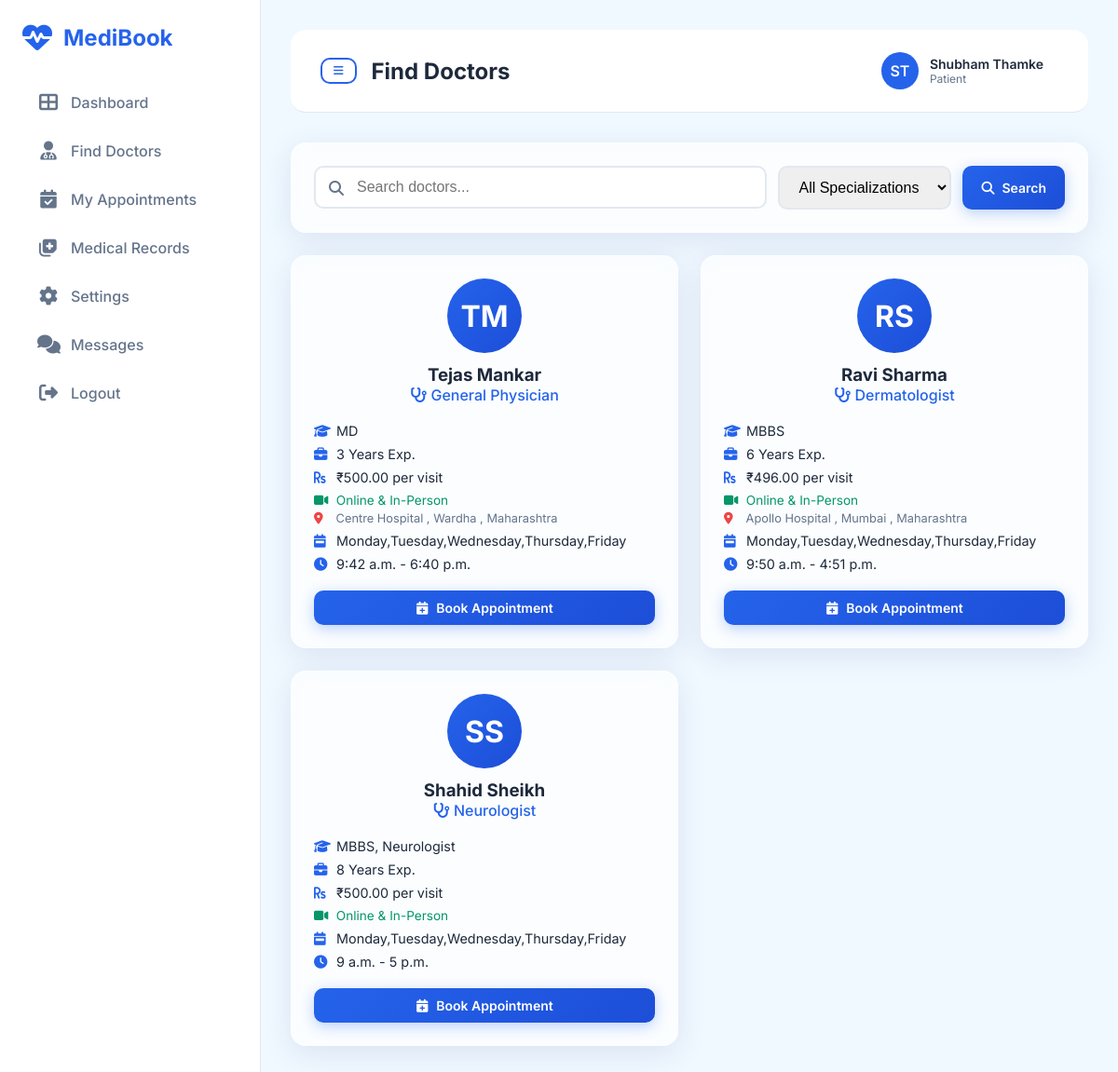
Screenshot of /doctors/ (signed in) with the database file from the repository.
### users/models.py (models this page shows, shortened)
class UserProfile(models.Model):
    ROLE_CHOICES = (
        ('patient', 'Patient'),  # (database_value, display_value)
        ('doctor', 'Doctor'),
    )
    user = models.OneToOneField(
        User,
        on_delete=models.CASCADE,
        related_name='profile'
    )
    role = models.CharField(
        max_length=10,
        choices=ROLE_CHOICES,
        default='patient'
    )
    phone = models.CharField(
        max_length=15,
        blank=True,
        default=''
    )
    profile_image = models.ImageField(
        upload_to='profile_images/',  # Files saved to MEDIA_ROOT/profile_images/
        blank=True,
        null=True
    )
    created_at = models.DateTimeField(auto_now_add=True)

### doctors/models.py (models this page shows, shortened)
class Doctor(models.Model):
    VERIFICATION_CHOICES = (
        ('pending', 'Pending Verification'),
        ('approved', 'Approved'),
        ('rejected', 'Rejected'),
    )
    CONSULTATION_CHOICES = (
        ('in_person', 'In-Person'),
        ('online', 'Online'),
        ('both', 'Both In-Person & Online'),
    )
    user = models.OneToOneField(User, on_delete=models.CASCADE, related_name='doctor_profile')
    specialization = models.CharField(max_length=100, blank=True, null=True)
    experience = models.IntegerField(help_text='Years of experience', blank=True, null=True)
    qualification = models.CharField(max_length=200, blank=True, null=True)
    fees = models.DecimalField(max_digits=10, decimal_places=2, blank=True, null=True)
    bio = models.TextField(blank=True, null=True)
    available_days = models.CharField(max_length=200, blank=True, null=True, help_text='Comma separated days')
    start_time = models.TimeField(blank=True, null=True, help_text='Consultation start time')
    end_time = models.TimeField(blank=True, null=True, help_text='Consultation end time')
    slot_duration = models.IntegerField(default=30, blank=True, null=True)
    is_available = models.BooleanField(default=True)
    consultation_type = models.CharField(max_length=20, choices=CONSULTATION_CHOICES, default='both')
    clinic_name = models.CharField(max_length=200, blank=True, null=True, help_text='Hospital/Clinic name')
    address_line1 = models.CharField(max_length=300, blank=True, null=True, help_text='Street address')
    address_line2 = models.CharField(max_length=300, blank=True, null=True, help_text='Area/Landmark')
    city = models.CharField(max_length=100, blank=True, null=True)
    state = models.CharField(max_length=100, blank=True, null=True)
    pincode = models.CharField(max_length=10, blank=True, null=True)
    is_verified = models.BooleanField(default=False)  # Quick verified check
    verification_status = models.CharField(max_length=20, choices=VERIFICATION_CHOICES, default='pending')
    registration_number = models.CharField(max_length=100, blank=True, null=True)  # Medical license number
    state_council = models.CharField(max_length=100, blank=True, null=True)  # Issuing state council
    license_document = models.FileField(upload_to='license_docs/', blank=True, null=True)  # Uploaded license
    verification_notes = models.TextField(blank=True, null=True)  # Admin notes on verification
    verified_by = models.ForeignKey(User, on_delete=models.SET_NULL, null=True, blank=True, related_name='verified_doctors')
    verified_at = models.DateTimeField(null=True, blank=True)  # When verification was done
    created_at = models.DateTimeField(auto_now_add=True)
    updated_at = models.DateTimeField(auto_now=True)
    class Meta:
        ordering = ['-created_at']

### doctors/views.py (the view)
# urls.py: path('', views.doctor_list, name='doctor_list'),
@login_required
def doctor_list(request):
    search_query = request.GET.get('search', '')
    specialization = request.GET.get('specialization', '')
    doctors = Doctor.objects.filter(
        is_available=True,
        is_verified=True,
        verification_status='approved'
    )
    if search_query:
        doctors = doctors.filter(
            Q(user__first_name__icontains=search_query) |
            Q(user__last_name__icontains=search_query) |
            Q(specialization__icontains=search_query)
        )
    if specialization:
        doctors = doctors.filter(specialization__icontains=specialization)
    specializations = Doctor.objects.filter(
        is_available=True,
        is_verified=True,
        verification_status='approved'
    ).exclude(
        specialization__isnull=True
    ).exclude(
        specialization=''
    ).values_list('specialization', flat=True).distinct()
    paginator = Paginator(doctors, 6)
    page_number = request.GET.get('page')
    page_obj = paginator.get_page(page_number)
    context = {
        'page_obj': page_obj,
        'specializations': specializations,
        'search_query': search_query,
        'selected_specialization': specialization,
    }
    return render(request, 'patient/doctor_list.html', context)

### templates/patient/doctor_list.html (shortened to what this page needs)
{% extends 'base.html' %}
{% block page_title %}Find Doctors{% endblock %}
{% block content %}
<div style="animation: fadeIn 0.5s ease;">
    <div class="glass-card" style="margin-bottom: 24px;">
        <form method="GET">
            <div style="display: flex; gap: 12px; flex-wrap: wrap;">
                <div style="flex: 1; min-width: 200px; position: relative;">
                    <i class="fas fa-search" style="position: absolute; left: 16px; top: 50%; transform: translateY(-50%); color: var(--text-secondary);"></i>
                    <input type="text" name="search" placeholder="Search doctors..." value="{{ search_query }}"
                           style="width: 100%; padding: 12px 16px 12px 44px; border: 2px solid var(--border-color); border-radius: 10px; font-size: 1rem; outline: none;">
                </div>
                <select name="specialization" onchange="this.form.submit()"
                        style="padding: 12px 16px; border: 2px solid var(--border-color); border-radius: 10px; font-size: 1rem; outline: none;">
                    <option value="">All Specializations</option>
                </select>
                <button type="submit" class="btn btn-primary">
                    <i class="fas fa-search"></i> Search
                </button>
            </div>
        </form>
    </div>
    {% if page_obj %}
        <div style="display: grid; grid-template-columns: repeat(auto-fill, minmax(320px, 1fr)); gap: 24px;">
            {% for doctor in page_obj %}
                <div class="glass-card" style="text-align: center;">
                    <div style="margin-bottom: 20px;">
                        <div style="width: 80px; height: 80px; border-radius: 50%; background: linear-gradient(135deg, var(--primary-color), var(--primary-dark));
                                   display: flex; align-items: center; justify-content: center; color: white; font-size: 2rem; font-weight: 700; margin: 0 auto 12px;">
                            {{ doctor.user.first_name|first }}{{ doctor.user.last_name|first }}
                        </div>
                        <h3>{{ doctor.user.get_full_name }}</h3>
                        <p style="color: var(--primary-color); font-weight: 500;">
                            <i class="fas fa-stethoscope"></i> {{ doctor.specialization }}
                        </p>
                    </div>
                    <div style="text-align: left; margin-bottom: 20px;">
                        <p style="margin-bottom: 8px; font-size: 0.9rem;">
                            <i class="fas fa-graduation-cap" style="color: var(--primary-color); width: 20px;"></i>
                            {{ doctor.qualification }}
                        </p>
                        <p style="margin-bottom: 8px; font-size: 0.9rem;">
                            <i class="fas fa-briefcase" style="color: var(--primary-color); width: 20px;"></i>
                            {{ doctor.experience }} Years Exp.
                        </p>
                        <p style="margin-bottom: 8px; font-size: 0.9rem;">
                            <i class="fas fa-rupee-sign" style="color: var(--primary-color); width: 20px;"></i>
                            ₹{{ doctor.fees }} per visit
                        </p>
                        <div style="margin-bottom: 8px; font-size: 0.85rem;">
                            <p style="margin: 4px 0; color: #059669;">
                                <i class="fas fa-video" style="width: 20px; color: #059669;"></i>
                                {% if doctor.consultation_type == 'online' %}
                                    Online Consultation
                                {% elif doctor.consultation_type == 'in_person' %}
                                    In-Person Consultation
                                {% else %}
                                    Online & In-Person
                                {% endif %}
                            </p>
                            {% if doctor.clinic_name or doctor.city %}
                            <p style="margin: 4px 0; color: #64748b; font-size: 0.8rem;">
                                <i class="fas fa-map-marker-alt" style="width: 20px; color: #ef4444;"></i>
                                {% if doctor.clinic_name %}{{ doctor.clinic_name }}{% endif %}
                                {% if doctor.city %}, {{ doctor.city }}{% endif %}
                                {% if doctor.state %}, {{ doctor.state }}{% endif %}
                            </p>
                            {% endif %}
                        </div>
                        <p style="margin-bottom: 8px; font-size: 0.9rem;">
                            <i class="fas fa-calendar-week" style="color: var(--primary-color); width: 20px;"></i>
                            {{ doctor.available_days }}
                        </p>
                        <p style="font-size: 0.9rem;">
                            <i class="fas fa-clock" style="color: var(--primary-color); width: 20px;"></i>
                            {{ doctor.start_time }} - {{ doctor.end_time }}
                        </p>
                    </div>
                    <a href="{% url 'book_appointment' doctor.id %}" class="btn btn-primary" style="width: 100%; justify-content: center;">
                        <i class="fas fa-calendar-plus"></i> Book Appointment
                    </a>
                </div>
            {% endfor %}
        </div>
    {% endif %}
</div>
{% endblock %}

### templates/base.html (shortened to what this page needs)
<!DOCTYPE html>
<html lang="en">
<head>
    <link rel="stylesheet" href="https://cdnjs.cloudflare.com/ajax/libs/font-awesome/6.4.0/css/all.min.css">
</head>
<body>
    {% if user.is_authenticated %}
        <aside class="sidebar" id="sidebar">
            <div class="sidebar-logo">
                <i class="fas fa-heartbeat"></i>
                <span>MediBook</span>
            </div>
            <ul class="sidebar-nav">
                {% if user.profile.role == 'patient' %}
                    <li><a href="{% url 'patient_dashboard' %}"><i class="fas fa-th-large"></i>Dashboard</a></li>
                    <li><a href="{% url 'doctor_list' %}"><i class="fas fa-user-md"></i>Find Doctors</a></li>
                    <li><a href="{% url 'my_appointments' %}"><i class="fas fa-calendar-check"></i>My Appointments</a></li>
                    <li><a href="{% url 'patient_medical_history' %}"><i class="fas fa-notes-medical"></i>Medical Records</a></li>
                {% endif %}
                <li><a href="{% url 'profile' %}"><i class="fas fa-cog"></i>Settings</a></li>
                <li>
                    <a href="{% url 'chat_list' %}" class="{% if 'chat' in request.path %}active{% endif %}">
                        <i class="fas fa-comments"></i>
                        <span>Messages</span>
                    </a>
                </li>
                <li><a href="{% url 'logout' %}"><i class="fas fa-sign-out-alt"></i>Logout</a></li>
            </ul>
        </aside>
        <main class="main-content">
            <nav class="top-nav">
                <div class="top-nav-left">
                    <button class="btn btn-outline btn-sm" onclick="document.getElementById('sidebar').classList.toggle('open')">
                        <i class="fas fa-bars"></i>
                    </button>
                    <h2>{% block page_title %}Dashboard{% endblock %}</h2>
                </div>
                <div class="top-nav-right">
                    <div class="user-menu">
                        <div class="user-avatar">{{ user.first_name|first }}{{ user.last_name|first }}</div>
                        <div>
                            <div style="font-weight: 600; font-size: 0.875rem;">{{ user.get_full_name }}</div>
                            <div style="font-size: 0.75rem; color: var(--text-secondary); text-transform: capitalize;">{{ user.profile.role }}</div>
                        </div>
                    </div>
                </div>
            </nav>
            {% block content %}{% endblock %}
        </main>
    {% else %}
        {% block auth_content %}{% endblock %}
    {% endif %}
</body>
</html>

### templates/base.html (style rules this page uses)
:root { --primary-color: #2563eb; --primary-dark: #1d4ed8; --secondary-color: #059669; --bg-primary: #f0f9ff; --bg-white: #ffffff; --text-primary: #1e293b; --text-secondary: #64748b; --border-color: #e2e8f0; --danger-color: #ef4444; --success-color: #10b981; --warning-color: #f59e0b; }
* { margin: 0; padding: 0; box-sizing: border-box; }
body { font-family: 'Inter', sans-serif; background: var(--bg-primary); color: var(--text-primary); min-height: 100vh; }
.sidebar { position: fixed; left: 0; top: 0; bottom: 0; width: 280px; background: rgba(255, 255, 255, 0.95); backdrop-filter: blur(10px); border-right: 1px solid var(--border-color); padding: 24px; z-index: 1000; overflow-y: auto; }
.sidebar-logo { font-size: 1.5rem; font-weight: 700; color: var(--primary-color); margin-bottom: 32px; display: flex; align-items: center; gap: 12px; }
.sidebar-logo i { font-size: 2rem; }
.sidebar-nav { list-style: none; }
.sidebar-nav li { margin-bottom: 8px; }
.sidebar-nav a { display: flex; align-items: center; gap: 12px; padding: 12px 16px; color: var(--text-secondary); text-decoration: none; border-radius: 12px; transition: all 0.3s ease; font-weight: 500; }
.sidebar-nav a i { font-size: 1.25rem; width: 24px; text-align: center; }
.main-content { margin-left: 280px; padding: 32px; min-height: 100vh; }
.top-nav { background: rgba(255, 255, 255, 0.95); backdrop-filter: blur(10px); border-bottom: 1px solid var(--border-color); padding: 16px 32px; display: flex; justify-content: space-between; align-items: center; margin-bottom: 32px; border-radius: 16px; position: sticky; top: 16px; z-index: 100; }
.top-nav-left { display: flex; align-items: center; gap: 16px; }
.top-nav-right { display: flex; align-items: center; gap: 16px; }
.user-menu { display: flex; align-items: center; gap: 12px; padding: 8px 16px; border-radius: 12px; transition: all 0.3s ease; }
.user-avatar { width: 40px; height: 40px; border-radius: 50%; background: var(--primary-color); display: flex; align-items: center; justify-content: center; color: white; font-weight: 600; }
.btn { padding: 10px 20px; border-radius: 10px; border: none; font-weight: 600; cursor: pointer; transition: all 0.3s ease; display: inline-flex; align-items: center; gap: 8px; text-decoration: none; font-size: 0.875rem; font-family: 'Inter', sans-serif; }
.btn-primary { background: linear-gradient(135deg, var(--primary-color), var(--primary-dark)); color: white; box-shadow: 0 4px 15px rgba(37, 99, 235, 0.3); }
.btn-outline { background: transparent; border: 2px solid var(--primary-color); color: var(--primary-color); }
.btn-sm { padding: 6px 12px; font-size: 0.75rem; }
.glass-card { background: rgba(255, 255, 255, 0.7); backdrop-filter: blur(10px); border: 1px solid rgba(255, 255, 255, 0.3); border-radius: 16px; box-shadow: 0 8px 32px rgba(31, 38, 135, 0.1); padding: 24px; transition: all 0.3s ease; }

### rows the page displays
Doctor: user.first_name|first "T", user.last_name|first "M", user.get_full_name "Tejas Mankar", specialization "General Physician", qualification "MD", experience "3", fees "500.00", consultation_type "Online & In-Person", clinic_name "Centre Hospital", city "Wardha", state "Maharashtra", available_days "Monday,Tuesday,Wednesday,Thursday,Friday", start_time "9:42 a.m.", end_time "6:40 p.m."
Doctor: user.first_name|first "R", user.last_name|first "S", user.get_full_name "Ravi Sharma", specialization "Dermatologist", qualification "MBBS", experience "6", fees "496.00", consultation_type "Online & In-Person", clinic_name "Apollo Hospital", city "Mumbai", state "Maharashtra", available_days "Monday,Tuesday,Wednesday,Thursday,Friday", start_time "9:50 a.m.", end_time "4:51 p.m."
Doctor: user.first_name|first "S", user.last_name|first "S", user.get_full_name "Shahid Sheikh", specialization "Neurologist", qualification "MBBS, Neurologist", experience "8", fees "500.00", consultation_type "Online & In-Person", available_days "Monday,Tuesday,Wednesday,Thursday,Friday", start_time "9 a.m.", end_time "5 p.m."

### other values shown
{{ user.first_name|first }} "S"
{{ user.last_name|first }} "T"
{{ user.get_full_name }} "Shubham Thamke"
{{ user.profile.role }} "Patient"
